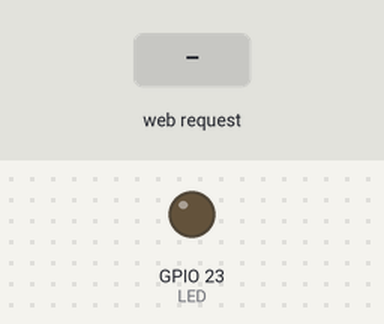
Bench run of a sketch on a simulated ESP32. Parts: output pins drawn as LEDs (lit = HIGH). The inputs (shaded band) are chosen by the test bench. WiFi joins after 1.5 s; servers stay silent unless stated; what the sketch prints to the serial monitor is not drawn.

Above: at 2.7 s.
2.8 s: HTTP request GET /ligar received
At 3.5 s:
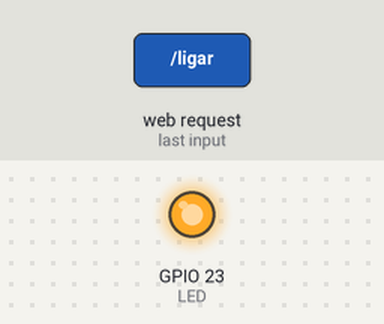
4.3 s: HTTP request GET /desligar received
At 5.7 s:
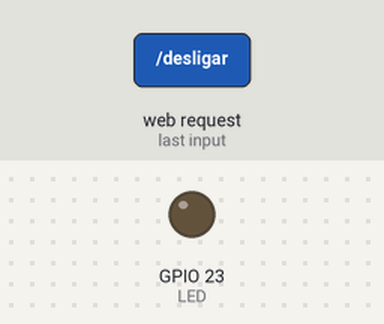
Timing chart, 0 to 7.3 s (numbered marks = the images above; inputs shaded):
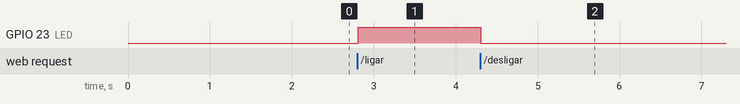

Measured:
- after the input at 2.8 s, GPIO 23 (LED): LOW → HIGH at once
- after the input at 4.3 s, GPIO 23 (LED): HIGH → LOW at once

The sketch:

mdns-wokwi.ino
```cpp
#include <WiFi.h>
#include <WebServer.h>
#include <ESPmDNS.h>

const char* ssid = "Wokwi-GUEST";
const char* senha = "";
const int LED = 23;
WebServer servidor(80);

String criarPagina() {
  String estado = digitalRead(LED) == HIGH ? "LIGADO" : "DESLIGADO";
  String pagina = "<!DOCTYPE html><html><head><meta charset='UTF-8'>";
  pagina += "<title>Ambiente MbB</title></head><body>";
  pagina += "<h1>Ambiente MbB</h1><p>LED: " + estado + "</p>";
  pagina += "<p><a href='/ligar'>Ligar LED</a></p>";
  pagina += "<p><a href='/desligar'>Desligar LED</a></p></body></html>";
  return pagina;
}

void mostrarPagina() {
  servidor.send(200, "text/html", criarPagina());
}

void ligarLED() {
  digitalWrite(LED, HIGH);
  mostrarPagina();
}

void desligarLED() {
  digitalWrite(LED, LOW);
  mostrarPagina();
}

void setup() {
  Serial.begin(115200);
  pinMode(LED, OUTPUT);
  digitalWrite(LED, LOW);
  WiFi.mode(WIFI_STA);
  WiFi.begin(ssid, senha, 6);
  Serial.print("Conectando");
  while (WiFi.status() != WL_CONNECTED) {
    delay(500);
    Serial.print(".");
  }
  Serial.println();
  Serial.print("IP virtual: ");
  Serial.println(WiFi.localIP());
  if (!MDNS.begin("ambiente-mbb")) {
    Serial.println("Falha ao iniciar mDNS.");
  } else {
    MDNS.addService("http", "tcp", 80);
    Serial.println("Inicializacao mDNS aceita; servico HTTP configurado.");
    Serial.println("Isso nao comprova resolucao do nome por outro dispositivo.");
    Serial.println("Exporte o PCAP para investigar os pacotes mDNS.");
  }
  servidor.on("/", mostrarPagina);
  servidor.on("/ligar", ligarLED);
  servidor.on("/desligar", desligarLED);
  servidor.begin();
}

void loop() {
  servidor.handleClient();
  delay(10);
}
```
